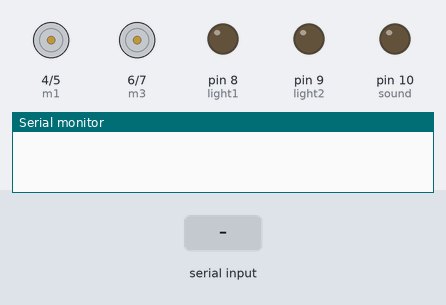
A sketch run on a simulated Arduino Uno, built with avr-gcc and run on an emulated ATmega328P. Parts: motor-driver pin pairs drawn as motors (green arrow = first pin HIGH = forward, orange = second pin HIGH = backward, longer = more drive), output pins drawn as LEDs (lit = HIGH), the last lines printed to the serial monitor. The inputs (shaded band) are chosen by the test bench.

Above: at 1.2 s.
1.3 s: "F" received over the second serial link
At 2.0 s:
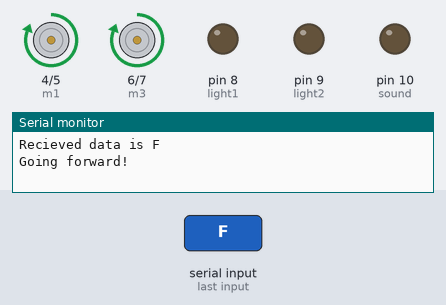
2.8 s: "B" received over the second serial link
At 3.2 s:
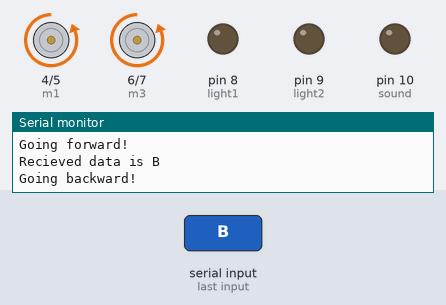
4.3 s: "L" received over the second serial link
At 5.5 s:
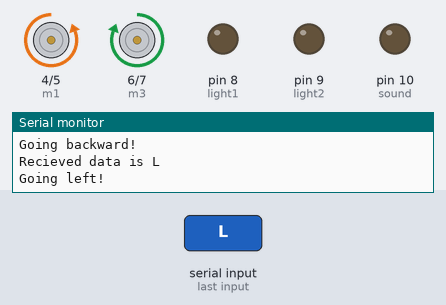
5.8 s: "R" received over the second serial link
At 6.7 s:
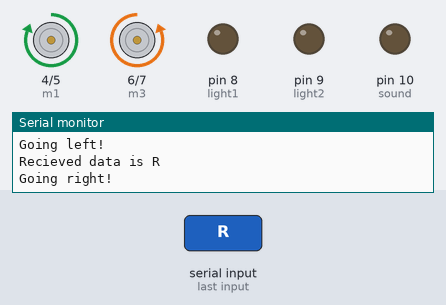
7.3 s: "l" received over the second serial link
At 7.8 s:
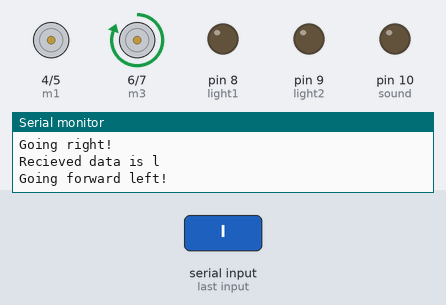
8.8 s: "r" received over the second serial link
At 10.1 s:
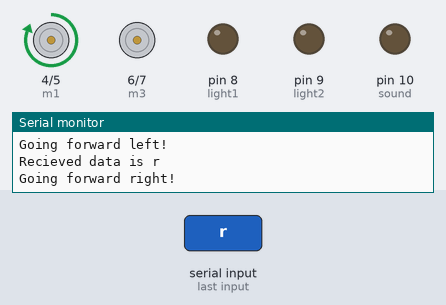
Timing chart, 0 to 11.3 s (numbered marks = the images above; inputs shaded):
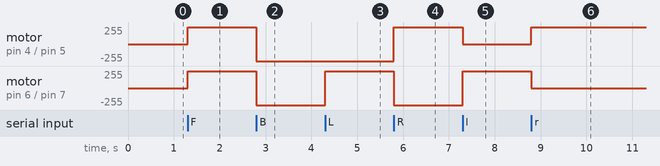

The sketch:

Remote.ino
```cpp
/********************************************************************************************************************************
 *
 * Hi! I am Himanshu Sharma the creater of Arduino Automation App.
 * By Profession I am an Electronics and Embedded Developer.
 * Also I have a YouTube channel "Engineers & Electronics" (https://www.youtube.com/engineerselectronics)
 * where you can learn a lot more stuffs regarding Arduino & it's Programming.
 * You can also message me your queries on Instagram @sharma.himanshu_ (https://instagram.com/sharma.himanshu_)
 * All the Programs for Arduino Automation App are available on my GitHub Page (https://github.com/himanshus2847)
 *
 *********************************************************************************************************************************
 *
 *================================================================================================================================
 * This code is for Remote tab of Arduino Automation App.
 * The code is campatible for all the Arduino Boards.
 *=================================================================================================================================
 */

/*
 * Connections of Arduino and Bluetooth Module HC-05 for this Code:
 *       Arduino |  Bluetooth Module (HC-05)
 *            3  |  RX
 *            2  |  TX
 *           5V  |  5V
 *          GND  |  GND
 */


/* Code starts from here */

#include <SoftwareSerial.h>   //including library for Software Serial communication

SoftwareSerial mySerial (2, 3);    //(RX, TX)

//defining all the pins of Arduino
#define m1 4
#define m2 5
#define m3 6
#define m4 7
#define light1 8
#define light2 9
#define sound 10

void setup()
{
  //setting all the pins
  pinMode(m1, OUTPUT);
  pinMode(m2, OUTPUT);
  pinMode(m3, OUTPUT);
  pinMode(m4, OUTPUT);
  pinMode(sound, OUTPUT);
  pinMode(light1, OUTPUT);
  pinMode(light2, OUTPUT);

  //defining baudrate
  Serial.begin(9600);
  mySerial.begin(9600);
}

void loop()
{
  if(mySerial.available() == 1)   //if communication is going on
  {
    char val = mySerial.read();   //Read the data recieved
    Serial.println("Recieved data is " + (String) val);
    if(val == 'F')
    {
      //forward
      digitalWrite(m1, HIGH);
      digitalWrite(m2, LOW);
      digitalWrite(m3, HIGH);
      digitalWrite(m4, LOW);
      Serial.println("Going forward!");
    }
    if(val == 'B')
    {
      //backward
      digitalWrite(m1, LOW);
      digitalWrite(m2, HIGH);
      digitalWrite(m3, LOW);
      digitalWrite(m4, HIGH);
      Serial.println("Going backward!");
    }
    if(val == 'L')
    {
      //left
      digitalWrite(m1, LOW);
      digitalWrite(m2, HIGH);
      digitalWrite(m3, HIGH);
      digitalWrite(m4, LOW);
      Serial.println("Going left!");
    }
    if(val == 'R')
    {
      //right
      digitalWrite(m1, HIGH);
      digitalWrite(m2, LOW);
      digitalWrite(m3, LOW);
      digitalWrite(m4, HIGH);
      Serial.println("Going right!");
    }
    if(val == 'l')
    {
      //forward left
      digitalWrite(m1, LOW);
      digitalWrite(m2, LOW);
      digitalWrite(m3, HIGH);
      digitalWrite(m4, LOW);
      Serial.println("Going forward left!");
    }
    if(val == 'r')
    {
      //forward right
      digitalWrite(m1, HIGH);
      digitalWrite(m2, LOW);
      digitalWrite(m3, LOW);
      digitalWrite(m4, LOW);
      Serial.println("Going forward right!");
    }
    if(val == 'm')
    {
      //backward left
      digitalWrite(m1, LOW);
      digitalWrite(m2, LOW);
      digitalWrite(m3, LOW);
      digitalWrite(m4, HIGH);
    }
    if(val == 'n')
    {
      //backward right
      digitalWrite(m1, LOW);
      digitalWrite(m2, HIGH);
      digitalWrite(m3, LOW);
      digitalWrite(m4, LOW);
    }
    if(val == 'Z')
    {
      //sound on
      digitalWrite(sound, HIGH);
    }
    if(val == 'Y')
    {
      //light on
      digitalWrite(light1, HIGH);
      digitalWrite(light2, HIGH);
    }
    if(val == 'y')
    {
      //light on
      digitalWrite(light1, LOW);
      digitalWrite(light2, LOW);
    }
    if(val == 'S')
    {
      //all off
      digitalWrite(m1, LOW);
      digitalWrite(m2, LOW);
      digitalWrite(m3, LOW);
      digitalWrite(m4, LOW);
      digitalWrite(sound, LOW);
    }
  }
}
```

Measured:
- after the input at 1.3 s, motor on pin 4 (m1) / pin 5 (m2), motor on pin 6 (m3) / pin 7 (m4): stopped → forward 255/255 at once
- after the input at 2.8 s, motor on pin 4 (m1) / pin 5 (m2), motor on pin 6 (m3) / pin 7 (m4): forward 255/255 → backward 255/255 at once
- after the input at 4.3 s, motor on pin 6 (m3) / pin 7 (m4): backward 255/255 → forward 255/255 at once
- after the input at 5.8 s, motor on pin 4 (m1) / pin 5 (m2): backward 255/255 → forward 255/255 at once; motor on pin 6 (m3) / pin 7 (m4): forward 255/255 → backward 255/255 at once
- after the input at 7.3 s, motor on pin 4 (m1) / pin 5 (m2): forward 255/255 → stopped at once; motor on pin 6 (m3) / pin 7 (m4): backward 255/255 → forward 255/255 at once
- after the input at 8.8 s, motor on pin 4 (m1) / pin 5 (m2): stopped → forward 255/255 at once; motor on pin 6 (m3) / pin 7 (m4): forward 255/255 → stopped at once
